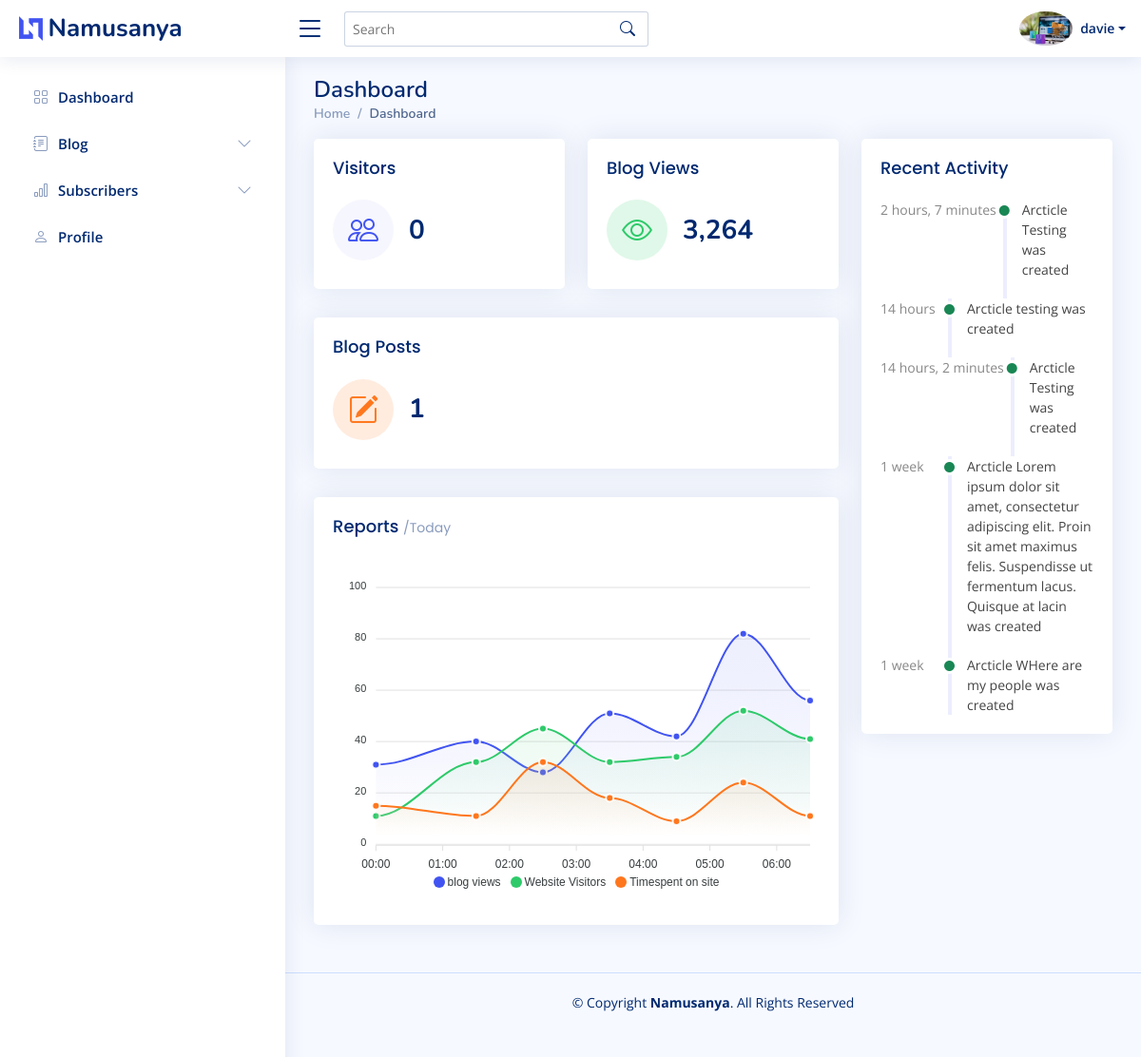
The app's page /dashboard/ (signed in) with its own data.
### users/models.py (models this page shows, shortened)
class CustomUser(AbstractUser):
    date_of_birth = models.DateField(blank=True, null=True)
    address = models.CharField(max_length=100, blank=True, null=True)
    phone = models.CharField(max_length=13, null=True, blank=True)
    job = models.CharField(max_length=100)
    twitter = models.URLField(blank=True, null=True)
    facebook = models.URLField(blank=True, null=True)
    instagram = models.URLField(blank=True, null=True)
    linkedin = models.URLField(blank=True, null=True)
    profile_image = models.ImageField(upload_to="images", null=True, blank=True)
    about = models.TextField(
        validators=[MinLengthValidator(300, message="Please enter more text")]
    )
    def get_image(self):
        url = "http://127.0.01:8000/static"
        if self.profile_image:
            return url + self.profile_image.url
        else:
            return ""

class ActivityLog(models.Model):
    user = models.ForeignKey(CustomUser, related_name="logs", on_delete=models.CASCADE)
    created = models.DateTimeField(auto_now_add=True)
    activity = models.CharField(max_length=255)
    class Meta:
        ordering = ["-created"]

### admin_area/views.py (the view)
# urls.py: path("", DashBoardView.as_view(), name="dashboard"),
class DashBoardView(LoginRequiredMixin, TemplateView):
    template_name = "admin_area/dashboard.html"
    def get_context_data(self, *args, **kwargs):
        context = super().get_context_data(*args, **kwargs)
        activity_log = ActivityLog.objects.all()[:5]
        number_of_blogs = Post.objects.count()
        number_of_blog_views = 0
        context["activity_logs"] = activity_log
        context["number_of_blogs"] = number_of_blogs
        context["number_of_blog_views"] = number_of_blog_views
        return context

### templates/admin_area/dashboard.html (shortened to what this page needs)
{% extends "admin_area/base.html" %}{% block content %}
<div class="pagetitle">
    <h1>Dashboard</h1>
    <nav>
        <ol class="breadcrumb">
            <li class="breadcrumb-item"><a href="index.html">Home</a></li>
            <li class="breadcrumb-item active">Dashboard</li>
        </ol>
    </nav>
</div>
<section class="section dashboard">
    <div class="row">
        <div class="col-lg-8">
            <div class="row">
                <div class="col-xxl-4 col-md-6">
                    <div class="card info-card sales-card">
                        <div class="card-body">
                            <h5 class="card-title">Visitors</h5>
                            <div class="d-flex align-items-center">
                                <div class="card-icon rounded-circle d-flex align-items-center justify-content-center">
                                    <i class="bi bi-people"></i>
                                </div>
                                <div class="ps-3">
                                    <h6>{{number_of_blog_views}}</h6>
                                </div>
                            </div>
                        </div>
                    </div>
                </div>
                <div class="col-xxl-4 col-md-6">
                    <div class="card info-card revenue-card">
                        <div class="card-body">
                            <h5 class="card-title">Blog Views</h5>
                            <div class="d-flex align-items-center">
                                <div class="card-icon rounded-circle d-flex align-items-center justify-content-center">
                                    <i class="bi bi-eye"></i>
                                </div>
                                <div class="ps-3">
                                    <h6>3,264</h6>
                                </div>
                            </div>
                        </div>
                    </div>
                </div>
                <div class="col-xxl-4 col-xl-12">
                    <div class="card info-card customers-card">
                        <div class="card-body">
                            <h5 class="card-title">Blog Posts</h5>
                            <div class="d-flex align-items-center">
                                <div class="card-icon rounded-circle d-flex align-items-center justify-content-center">
                                    <i class="bi bi-pencil-square"></i>
                                </div>
                                <div class="ps-3">
                                    <h6>{{number_of_blogs}}</h6>
                                </div>
                            </div>
                        </div>
                    </div>
                </div>
                <div class="col-12">
                    <div class="card">
                        <div class="card-body">
                            <h5 class="card-title">Reports <span>/Today</span></h5>
                            <div id="reportsChart"></div>
                        </div>
                    </div>
                </div>
            </div>
        </div>
        <div class="col-lg-4">
            <div class="card">
                <div class="card-body">
                    <h5 class="card-title">Recent Activity</h5>
                    <div class="activity">
                        {% for activity_log in activity_logs %}
                        <div class="activity-item d-flex">
                            <div class="activite-label">{{activity_log.created|timesince}}</div>
                            <i class='bi bi-circle-fill activity-badge text-success align-self-start'></i>
                            <div class="activity-content">
                                {{activity_log.activity}}
                            </div>
                        </div>
                        {% endfor %}
                    </div>
                </div>
            </div>
        </div>
    </div>
</section>
{% endblock content %}

### templates/admin_area/base.html (shortened to what this page needs)
<!DOCTYPE html> {% load static %}
<html lang="en">
<head>
    <link href="{% static 'assets/vendor/bootstrap/css/bootstrap.min.css'%}" rel="stylesheet">
    <link href="{% static 'assets/vendor/bootstrap-icons/bootstrap-icons.css'%}" rel="stylesheet">
    <link href="{% static 'assets/vendor/remixicon/remixicon.css'%}" rel="stylesheet">
    <link href="{% static 'assets/vendor/boxicons/css/boxicons.min.css'%}" rel="stylesheet">
    <link href="{% static 'assets/vendor/quill/quill.snow.css'%}" rel="stylesheet">
    <link href="{% static 'assets/vendor/quill/quill.bubble.css'%}" rel="stylesheet">
    <link href="{% static 'assets/vendor/simple-datatables/style.css'%}" rel="stylesheet">
    <link href="{% static 'assets/css/style.css'%}" rel="stylesheet">
</head>
<body>
    <header id="header" class="header fixed-top d-flex align-items-center">
        <div class="d-flex align-items-center justify-content-between">
            <a href="index.html" class="logo d-flex align-items-center">
                <img src="{% static 'assets/img/logo.png'%}" alt="">
                <span class="d-none d-lg-block">Namusanya</span>
            </a>
            <i class="bi bi-list toggle-sidebar-btn"></i>
        </div>
        <div class="search-bar">
            <form class="search-form d-flex align-items-center" method="GET" action="{% url 'search' %}">
                <input type="text" name="title" placeholder="Search" title="Enter search keyword" value='{{ request.GET.title }}'>
                <button type="submit" title="Search"><i class="bi bi-search"></i></button>
            </form>
        </div>
        <nav class="header-nav ms-auto">
            <ul class="d-flex align-items-center">
                <li class="nav-item dropdown pe-3">
                    <a class="nav-link nav-profile d-flex align-items-center pe-0" href="#" data-bs-toggle="dropdown">
                        {% if request.user.get_image %}
                        <img src="{{request.user.get_image}}" alt="Profile" class="rounded-circle">
                        {% else %}
                        <img src="/static/images/profile_ph.png" alt="Profile" class="rounded-circle">
                        {% endif %}
                        <span class="d-none d-md-block dropdown-toggle ps-2">{{request.user.username}}</span>
                    </a>
                </li>
            </ul>
        </nav>
    </header>
    <aside id="sidebar" class="sidebar">
        <ul class="sidebar-nav" id="sidebar-nav">
            <li class="nav-item">
                <a class="nav-link collapsed" href="{% url 'dashboard' %}">
                    <i class="bi bi-grid"></i>
                    <span>Dashboard</span>
                </a>
            </li>
            <li class="nav-item">
                <a class="nav-link collapsed" data-bs-target="#forms-nav" data-bs-toggle="collapse" href="#">
                    <i class="bi bi-journal-text"></i><span>Blog</span><i class="bi bi-chevron-down ms-auto"></i>
                </a>
            </li>
            <li class="nav-item">
                <a class="nav-link collapsed" data-bs-target="#charts-nav" data-bs-toggle="collapse" href="#">
                    <i class="bi bi-bar-chart"></i><span>Subscribers</span><i class="bi bi-chevron-down ms-auto"></i>
                </a>
            </li>
            <li class="nav-item">
                <a class="nav-link collapsed" href="{% url 'dashboard_profile' request.user.pk%}">
                    <i class="bi bi-person"></i>
                    <span>Profile</span>
                </a>
            </li>
        </ul>
    </aside>
    <main id="main" class="main">{% block content %} {% endblock content %}</main>
    <footer id="footer" class="footer">
        <div class="copyright">
            &copy; Copyright <strong><span>Namusanya</span></strong>. All Rights Reserved
        </div>
    </footer>
</body>
</html>

### records on screen
CustomUser: user.get_image (picture), user.username "davie"
ActivityLog: created "2 hours, 7 minutes", activity "Arcticle Testing was created"
ActivityLog: created "14 hours", activity "Arcticle testing was created"
ActivityLog: created "14 hours, 2 minutes", activity "Arcticle Testing was created"
ActivityLog: created "1 week", activity "Arcticle Lorem ipsum dolor sit amet, consectetur adipiscing elit. Proin sit amet maximus felis. Suspendisse ut fermentum lacus. Quisque at lacin was created"
ActivityLog: created "1 week", activity "Arcticle WHere are my people was created"

### other values on screen
{{ number_of_blog_views }} "0"
{{ number_of_blogs }} "1"
